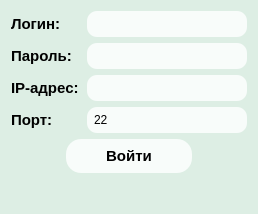
<?xml version="1.0" encoding="UTF-8"?>
<ui version="4.0">
 <class>Form</class>
 <widget class="QWidget" name="Form">
  <property name="geometry">
   <rect>
    <x>0</x>
    <y>0</y>
    <width>256</width>
    <height>214</height>
   </rect>
  </property>
  <property name="windowTitle">
   <string>Вход</string>
  </property>
  <property name="styleSheet">
   <string notr="true">QWidget {
	background-color:#ddeee4;
}

QPushButton {
	color:black;
	background-color:#f8fcfa;
	border:none;
	border-radius:15px;
	padding:8px 40px;
	font-family:arial;
	font-weight:bold;
	font-size:15px;
}

QPushButton:hover {
	color:white;
	background-color:#13ec71;
}

QLabel {
	font-family:arial;
	font-weight:bold;
	font-size:15px;
	min-width:70px;
}

QLineEdit {
	color:black;
	background-color:#f8fcfa;
	padding:5px 5px;
	max-width:200px;
	min-width:150px;
	border-radius:10px;
	border:none;
}

QLineEdit:hover {
	background-color:rgba(220,220,220,0.9);
}</string>
  </property>
  <layout class="QVBoxLayout" name="verticalLayout">
   <item>
    <layout class="QHBoxLayout" name="horizontalLayout">
     <item>
      <widget class="QLabel" name="label">
       <property name="text">
        <string>Логин:</string>
       </property>
      </widget>
     </item>
     <item>
      <widget class="QLineEdit" name="login"/>
     </item>
    </layout>
   </item>
   <item>
    <layout class="QHBoxLayout" name="horizontalLayout_2">
     <item>
      <widget class="QLabel" name="label_2">
       <property name="text">
        <string>Пароль:</string>
       </property>
      </widget>
     </item>
     <item>
      <widget class="QLineEdit" name="passwd"/>
     </item>
    </layout>
   </item>
   <item>
    <layout class="QHBoxLayout" name="horizontalLayout_7">
     <item>
      <widget class="QLabel" name="label_5">
       <property name="text">
        <string>IP-адрес:</string>
       </property>
      </widget>
     </item>
     <item>
      <widget class="QLineEdit" name="ip"/>
     </item>
    </layout>
   </item>
   <item>
    <layout class="QHBoxLayout" name="horizontalLayout_5">
     <item>
      <widget class="QLabel" name="label_3">
       <property name="text">
        <string>Порт:</string>
       </property>
      </widget>
     </item>
     <item>
      <widget class="QLineEdit" name="port">
       <property name="text">
        <string>22</string>
       </property>
      </widget>
     </item>
    </layout>
   </item>
   <item>
    <layout class="QHBoxLayout" name="horizontalLayout_3">
     <item>
      <spacer name="horizontalSpacer">
       <property name="orientation">
        <enum>Qt::Horizontal</enum>
       </property>
       <property name="sizeHint" stdset="0">
        <size>
         <width>40</width>
         <height>20</height>
        </size>
       </property>
      </spacer>
     </item>
     <item>
      <widget class="QPushButton" name="ok">
       <property name="cursor">
        <cursorShape>PointingHandCursor</cursorShape>
       </property>
       <property name="text">
        <string>Войти</string>
       </property>
      </widget>
     </item>
     <item>
      <spacer name="horizontalSpacer_2">
       <property name="orientation">
        <enum>Qt::Horizontal</enum>
       </property>
       <property name="sizeHint" stdset="0">
        <size>
         <width>40</width>
         <height>20</height>
        </size>
       </property>
      </spacer>
     </item>
    </layout>
   </item>
   <item>
    <widget class="QLabel" name="connStatus">
     <property name="text">
      <string/>
     </property>
     <property name="alignment">
      <set>Qt::AlignJustify|Qt::AlignVCenter</set>
     </property>
     <property name="wordWrap">
      <bool>true</bool>
     </property>
    </widget>
   </item>
  </layout>
 </widget>
 <resources/>
 <connections/>
</ui>
